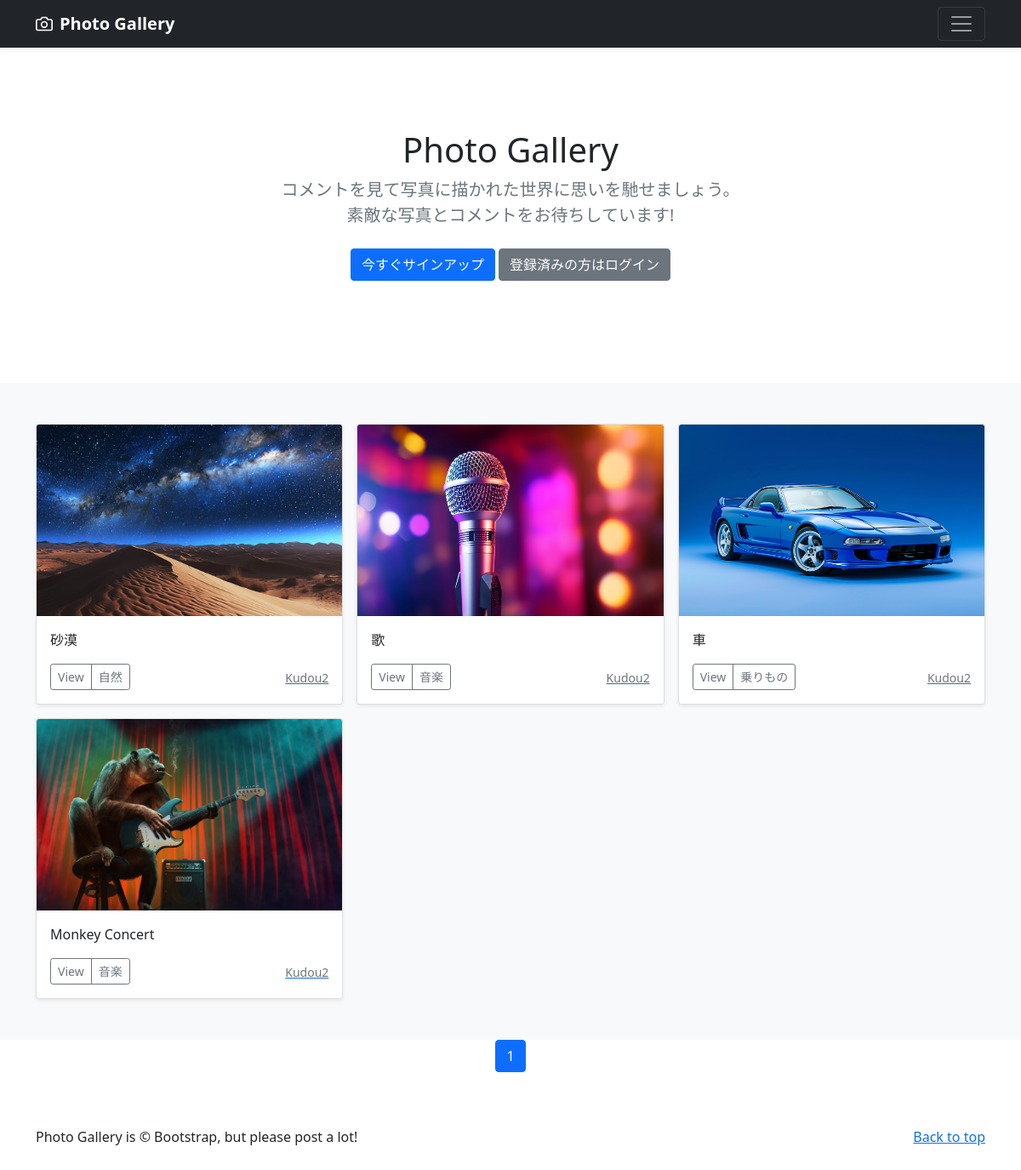
/user-list/3, run on the app's committed database.
### photo/models.py (models this page shows, shortened)
class PhotoPost(models.Model):
    user = models.ForeignKey(
        CustomUser,
        verbose_name='ユーザー',
        on_delete=models.CASCADE
    )
    category = models.ForeignKey(
        Category, verbose_name='カテゴリ',
        on_delete=models.PROTECT
    )
    title = models.CharField(
        verbose_name='タイトル',
        max_length=200
    )
    comment = models.TextField(
        verbose_name='コメント'
    )
    image1 = models.ImageField(
        verbose_name='イメージ１',
        upload_to = 'photos'
    )
    image2 = models.ImageField(
        verbose_name='イメージ２',
        upload_to='photos',
        blank=True,
        null=True
    )
    posted_at = models.DateTimeField(
        verbose_name='投稿日時',
        auto_now_add=True
    )

class Category(models.Model):
    title = models.CharField(
        verbose_name = 'カテゴリ',
        max_length=20)

### accounts/models.py (models this page shows)
class CustomUser(AbstractUser):
    pass

### photo/views.py (the view)
# urls.py: path('user-list/<int:user>', views.UserView.as_view(), name='user_list'),
class UserView(ListView):
    template_name = "index.html"
    paginate_by = 9
    def get_queryset(self):
        user_id = self.kwargs['user']
        user_list = PhotoPost.objects.filter(user=user_id).order_by('-posted_at')
        return user_list

### photo/templates/index.html (shortened to what this page needs)
{% extends "base.html" %}
{% block contents %}
{% include "photos_title.html" %}
{% include "photos_list.html" %}
{% include "pagination.html" %}
{% endblock %}

### photo/templates/photos_list.html (shortened to what this page needs)
<div class="album py-5 bg-light">
  <div class="container">
    <div class="row row-cols-1 row-cols-sm-2 row-cols-md-3 g-3">
      {% for record in object_list %}
      <div class="col">
        <div class="card shadow-sm">
          <img src="{{record.image1.url}}"
               class="bd-placeholder-img card-img-top"
               width="100%" height="225"
               xmlns="http://www.w3.org/2000/svg"
               role="img" aria-label="Placeholder: Thumbnail"
               preserveAspectRatio="xMidYMid slice"
               focusable="false">
               <rect width="100%" height="100%" fill="#55595c"/>
          <div class="card-body">
            <p class="card-text">{{ record.title }}</p>
            <div class="d-flex justify-content-between align-items-center">
              <div class="btn-group">
                <button type="button"
                        class="btn btn-sm btn-outline-secondary"
                        onclick="location.href='{% url 'photo:photo_detail' record.pk %}'">
                        View</button>
                <button type="button"
                        class="btn btn-sm btn-outline-secondary"
                        onclick="location.href='{% url 'photo:photos_cat' category=record.category.id %}'">
                        {{ record.category.title }}</button>
              </div>
              <a href="{% url 'photo:user_list' user=record.user.id %}">
                <small class="text-muted">{{ record.user.username }}</small>
              </a>
            </div>
          </div>
        </div>
      </div>
      {% endfor %}
    </div>
  </div>
</div>

### photo/templates/base.html (style rules this page uses)
.bd-placeholder-img { font-size: 1.125rem; text-anchor: middle; -webkit-user-select: none; -moz-user-select: none; user-select: none; }

### data on the page
PhotoPost: image1 (picture), title "砂漠", category "自然", user.username "Kudou2"
PhotoPost: image1 (picture), title "歌", category "音楽", user.username "Kudou2"
PhotoPost: image1 (picture), title "車", category "乗りもの", user.username "Kudou2"
PhotoPost: image1 (picture), title "Monkey Concert", category "音楽", user.username "Kudou2"

### other printed values
{{ num }} "1"
